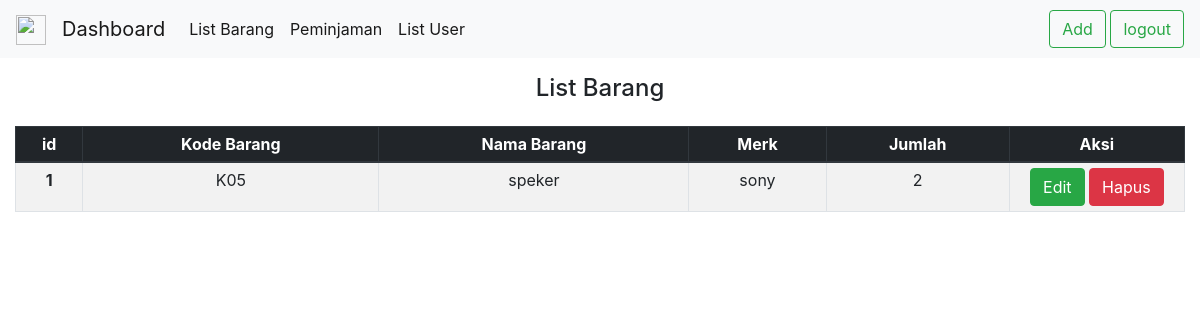
Screenshot of /listbarang.php (signed in) with the database file from the repository.
### tables this page shows
CREATE TABLE `barang` (
  `id_barang` int(11) NOT NULL,
  `kode_barang` varchar(50) NOT NULL,
  `nama_barang` varchar(50) NOT NULL,
  `merk` varchar(50) NOT NULL,
  `jumlah` int(11) NOT NULL
);

### database.php (called while the page is built, shortened)
<?php
$conn = mysqli_connect("localhost","root","","pts_web");
function query($query)
{
    global $conn;
    $result = mysqli_query($conn, $query);
    $rows = [];
    while ($row = mysqli_fetch_assoc($result)) {
        $rows[] = $row;
    }
    return $rows;
}
?>

### listbarang.php (the view, shortened to what this page needs)
<?php
require_once 'database.php';
$databarang = query("SELECT * FROM barang");
?>
<!doctype html>
<html lang="en">
  <head>
    <link rel="stylesheet" href="https://cdn.jsdelivr.net/npm/bootstrap@4.0.0/dist/css/bootstrap.min.css">
  </head>
  <body>
    <nav class="navbar navbar-expand-lg navbar-light bg-light">
            <a class="navbar-brand" href="#">
                <img src="/docs/4.6/assets/brand/bootstrap-solid.svg" width="30" height="30" alt="">
            </a>
            <a class="navbar-brand" href="index.php">Dashboard</a>
        <div class="collapse navbar-collapse" id="navbarTogglerDemo03">
            <ul class="navbar-nav mr-auto mt-1 mt-lg-0">
                <li class="nav-item active">
                    <a class="nav-link" href="listbarang.php">List Barang</a>
                </li>
                <li class="nav-item active">
                    <a class="nav-link" href="listpinjam.php">Peminjaman</a>
                </li>
                <li class="nav-item active">
                    <a class="nav-link" href="listuser.php">List User</a>
                </li>
            </ul>
            <form class="form my-2 my-lg-0">
            <a href="adbarang.php" class="btn btn-outline-success my-1 my-sm-0">Add</a>
            <a href="logout.php" class="btn btn-outline-success my-1 my-sm-0">logout</a>
            </form>
        </div>
    </nav>
    <div class="container-fluid mt-3">
    <h4 class="text-center">List Barang</h4>
    </div>
    <div class="container-fluid mt-4">
      <table class="table table-striped table-bordered table-sm text-center">
        <thead class="thead-dark">
          <tr>
              <th scope="col">id</th>
              <th scope="col">Kode Barang</th>
              <th scope="col">Nama Barang</th>
              <th scope="col">Merk</th>
              <th scope="col">Jumlah</th>
              <th scope="col">Aksi</th>
          </tr>
        </thead>
        <tbody>
        <?php $no = 1;?>
          <?php foreach($databarang as $data) :?>
          <tr>
              <th><?= $no++; ?></th>
              <td><?= $data ['kode_barang']; ?></td>
              <td><?= $data ['nama_barang']; ?></td>
              <td><?= $data ['merk']; ?></td>
              <td><?= $data ['jumlah']; ?></td>
              <td width="15%">
              <a href="editb.php?id_barang=<?= $data['id_barang']; ?>" class='btn btn-success'>Edit</a>
              <a href="delb.php?id_barang=<?= $data ['id_barang']; ?>" class='btn btn-danger' onclick="return confirm('Yakin Data Barang Akan Di Hapus ?')">Hapus</a>
              </td>
          </tr>
          <?php endforeach;?>
        </tbody>
      </table>
    </div>
  </body>
</html>

### rows the page displays
barang: kode_barang "K05", nama_barang "speker", merk "sony", jumlah "2"
